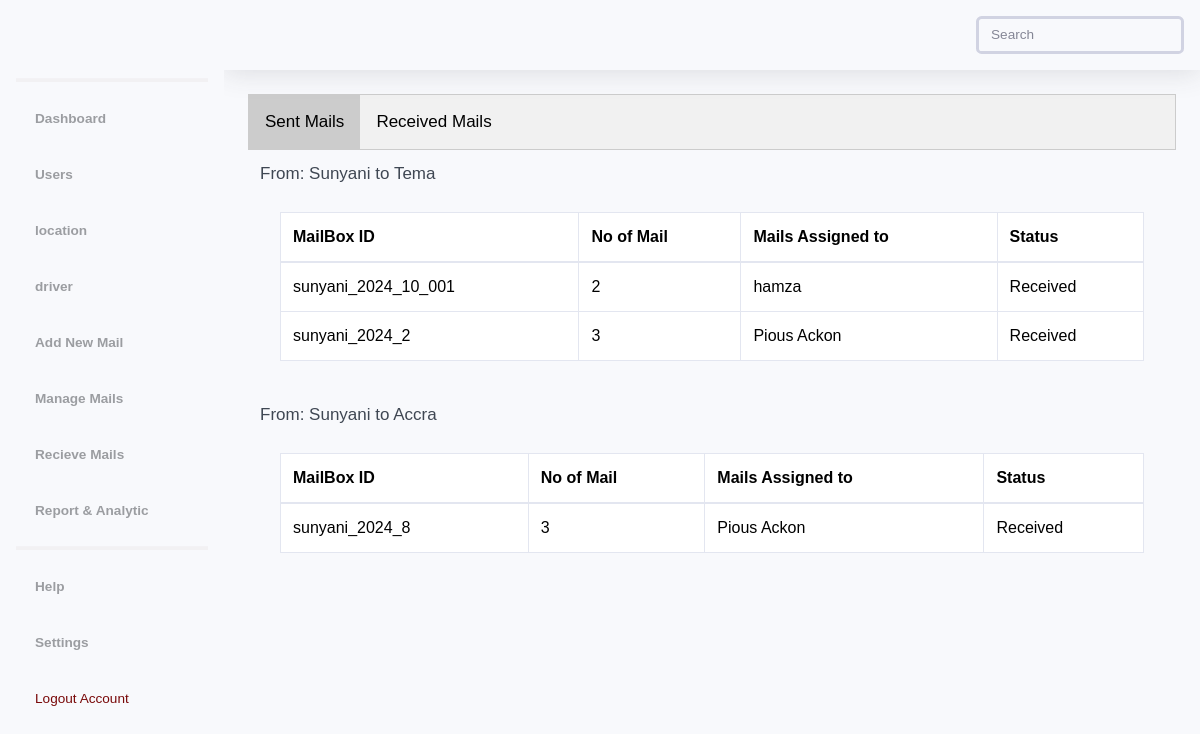
Screenshot of /dashboard/mailbox/summary/3 (signed in) with the database file from the repository.
### authentication/models.py (models this page shows, shortened)
class Location(models.Model):
    name = models.CharField(max_length=100, unique=True)
    created_at = models.DateTimeField(auto_now_add=True)
    updated_at = models.DateTimeField(auto_now=True)

### mail/models.py (models this page shows, shortened)
class ModelInherit(models.Model):
    created_at = models.DateTimeField(auto_now_add=True)
    updated_at = models.DateTimeField(auto_now=True)

class MailBox(ModelInherit):
    mail_id = models.CharField(max_length=200, unique=True)
    handling_officer = models.CharField(max_length=100)
    dispatch_date = models.DateField(auto_now_add=True)
    mail_status = models.CharField(max_length=50, default='Drafted', choices=MAIL_STATUS)
    remarks = models.TextField(blank=True, null=True)
    to_location = models.ForeignKey(Location, on_delete=models.PROTECT, related_name='to_location')
    from_location = models.ForeignKey(Location, on_delete=models.PROTECT, related_name='from_location')
    assigned_to = models.ForeignKey(AssignedTo, on_delete=models.SET_NULL, null=True, blank=False)
    created_by = models.ForeignKey(User, on_delete=models.PROTECT)

class AssignedTo(ModelInherit):
    name = models.CharField(max_length=100, unique=True)
    phone_number = models.CharField(max_length=15, null=True, blank=False)
    def __str__(self):
        return self.name

### management/views.py (the view)
# urls.py: path('mailbox/summary/<str:location_id>', ManageMailSummary.as_view(), name='mail_summary'),
@method_decorator([login_required, registry_required], name='dispatch')
class ManageMailSummary(View):
    template_name = 'mail/mails_summary.html'
    def get(self, request, *args, **kwargs):
        location_id = self.kwargs.get('location_id')
        location = get_object_or_404(Location, pk=location_id)
        mailboxes = MailBox.objects.filter(mail_status="Received")
        sent_mailboxes = mailboxes.filter(from_location=location)
        received_mailboxes = mailboxes.filter(to_location=location)
        mailboxes_sent = {}
        for mailbox in sent_mailboxes:
            to_location = mailbox.to_location  # Get the to_location of the mailbox
            if to_location not in mailboxes_sent:
                mailboxes_sent[to_location] = []  # Initialize a list if not present
            mailboxes_sent[to_location].append(mailbox)  # Append mailbox to the corresponding location
        mailboxes_received = {}
        for mailbox in received_mailboxes:
            from_location = mailbox.from_location  # Get the from_location of the mailbox
            if from_location not in mailboxes_received:
                mailboxes_received[from_location] = []  # Initialize a list if not present
            mailboxes_received[from_location].append(mailbox)  # Append mailbox to the corresponding location
        context = {
            'mailboxes_received': mailboxes_received,
            'mailboxes_sent': mailboxes_sent,
            'location': location,
        }
        return render(request, self.template_name, context)

### management/templatetags/custom_tags.py (called while the page is built)
@register.simple_tag(takes_context=True)
def get_locations(context):
    request = context['request']
    user_location = request.user.location
    if request.user.is_authenticated and request.user.is_admin:
        locations = Location.objects.all()
    else:
        locations = Location.objects.exclude(id=user_location.id)
    return locations

### templates/mail/mails_summary.html (shortened to what this page needs)
{% load static %}
<!DOCTYPE html>
<html lang="en">
<head>
    {% include 'components/css.html' %}
</head>
<body id="page-top">
    <div id="wrapper">
            {% include 'components/sidebar.html' %}
        <div id="content-wrapper" class="d-flex flex-column">
            <div id="content">
                {% include 'components/navbar.html' %}
                <div class="container-fluid">
                    <div class="tab">
                        <button class="tablinks" onclick="openCity(event, 'SentMails')" id="defaultOpen">Sent Mails</button>
                        <button class="tablinks" onclick="openCity(event, 'ReceivedMails')">Received Mails</button>
                      </div>
                      <div id="SentMails" class="tabcontent">
                        {% for to_location, mailboxes in mailboxes_sent.items %}
                        <div class="mt-2">
                            <h4>From: {{ location.name }} to {{to_location.name}}</h4>
                        </div>
                        <div class="card-body">
                            <div class="table-responsive">
                                <table class="table table-bordered" id="dataTable" width="100%" cellspacing="0">
                                    <thead>
                                        <tr>
                                            <th>MailBox ID</th>
                                            <th>No of Mail</th>
                                            <th>Mails Assigned to</th>
                                            <th>Status</th>
                                        </tr>
                                    </thead>
                                    <tbody>
                                        {% for mailbox in mailboxes %}
                                        <tr>
                                            <td>{{mailbox.mail_id}}</td>
                                            <td>{{mailbox.individual_mails.count}}</td>
                                            <td>{{mailbox.assigned_to}}</td>
                                            <td>
                                                {{ mailbox.mail_status }}
                                            </td>
                                        </tr>
                                        {% endfor %}
                                    </tbody>
                                </table>
                            </div>
                        </div>
                        {% endfor %}
                      </div>
                </div>
            </div>
        </div>
    </div>
</body>
</html>

### static/asset/css/indexstyle.css (style rules this page uses)
.dev.dev-item, h4 { color: #3F4753; font-size: 17px; }

### templates/mail/mails_summary.html (style rules this page uses)
body { font-family: Arial; }
.tab { overflow: hidden; border: 1px solid #ccc; background-color: #f1f1f1; }
.tab button { background-color: inherit; float: left; border: none; outline: none; cursor: pointer; padding: 14px 16px; transition: 0.3s; font-size: 17px; }
.tab button.active { background-color: #ccc; }
.tabcontent { display: none; padding: 6px 12px; border: 1px solid none; border-top: none; }

### rows the page displays
Location: name "Tema"
Location: name "Sunyani"
MailBox: mail_id "sunyani_2024_10_001", individual_mails.count "2", assigned_to "hamza", mail_status "Received"
MailBox: mail_id "sunyani_2024_2", individual_mails.count "3", assigned_to "Pious Ackon", mail_status "Received"
Location: name "Accra"
MailBox: mail_id "sunyani_2024_8", individual_mails.count "3", assigned_to "Pious Ackon", mail_status "Received"
